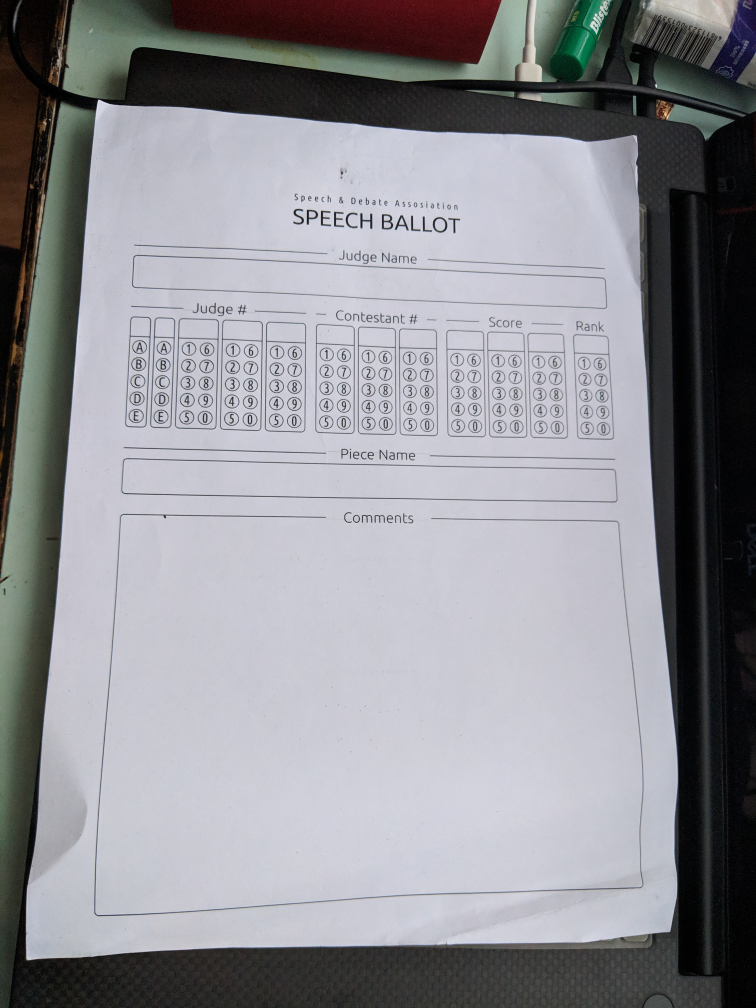
#> input picture test/2.jpg, 3024 x 4032 px (shown at 1/4 size)
$ python pyimgscan.py --image test/2.jpg
#> lines starting #> are read from the running program, lines starting #| are printed output that depends on the picture; after the words box and inside, x2 and y2 are one past the last pixel; in counts of white or black regions, pixels touching at a corner belong together
### cvtools.py
import numpy as np
import cv2

"""
List of functions:

* blank(shape, dtype = np.uint8, filler = '0')
    - creates a blank image (NumPy array) with either '0's or '1's

* simple_erode(img)
    - apply erosion with a 3x3 kernel and for 1 single iteration

* simple_dilate(img)
    - apply dilation with a 3x3 kernel and for 1 single iteration

* brightness_contrast(img, mult, add)
    - adjust the brightness and contrast of the image by multiplying and
      adding/subtracting values from the pixels;

* resize(img, width=None, height=None, inter=cv2.INTER_AREA)
    - resizes the image to the input height, width, or both

* get_outlines(img)
    - retrieve outlines (contours) of an input image

* order_points(pts)
    - arrange a list of corner points by coordinates, by the order of
      TOP-LEFT, TOP-RIGHT, BOTTOM-RIGHT, BOTTOM-LEFT

* perspective_transform(img, pts)
    - warps a deformed image into a straight, birds-eye view image,
      based on the corner points on the deformed image
"""


def blank(shape, dtype=np.uint8, filler="0"):
    """
    - creates a blank image (NumPy array) with either zeros or ones using
      built-in NumPy functions;
    - "shape" sets the shape of the blank image (array); takes tuples;
    - "dtype" sets the data type of the blank image, defaults to 8-bit
      unsigned integer; takes NumPy data-type objects;
    - "filler" sets the filler value of all pixels of the blank image, defaults
      to zeros; takes strings of either "0" or "1"
    """

    if filler == "0":
        blank = np.zeros(shape, dtype)

    elif filler == "1":
        blank = np.ones(shape, dtype)

    else:
        return "BAD FILLER VALUE; MUST BE STRINGS OF '0' OR '1'"

    return blank


def simple_erode(img):
    """
    - apply simple erosion to the input image using built-in OpenCV functions;
    - erosion kernel 3x3;
    - 1 single iteration
    """

    ekernel = np.ones((3, 3), np.uint8)
    eroded = cv2.erode(img, ekernel, iterations=1)

    return eroded


def simple_dilate(img):
    """
    - apply simple dilation to the input image using built-in OpenCV functions;
    - dilation kernel 3x3;
    - 1 single iteration
    """

    dkernel = np.ones((3, 3), np.uint8)
    dilated = cv2.dilate(img, dkernel, iterations=1)

    return dilated


def brightness_contrast(img, mult, add):
    """
    - allows brightness-contrast adjustment by multiplication and
      addition / subtraction of pixel values;
    - multiplication increases contrast while inevitably increasing overall
      brightness; set by "mult" parameter;
    - addition or subtraction increases or decreases value (brightness) of
      pixels; set by "add" parameter, use negative values for subtraction;
    """

    # multiply pixels by "mult", add by "add";
    # the multiplication will increase contrast, and adding/subtracting will
    # adjust the brightness
    adjusted = cv2.convertScaleAbs(img, alpha=float(mult), beta=float(add))

    return adjusted


# imutils resize() function.

def resize(img, width=None, height=None, inter=cv2.INTER_AREA):
    """
    initialize the dimensions of the input image and obtain
    the image size
    """

    dim = None
    (h, w) = img.shape[:2]

    # if both the width and height are None, then return the
    # original image
    if width is None and height is None:
        return img

    # check to see if the width is None
    if width is None:
        # calculate the ratio of the height and construct the
        # dimensions
        r = height / float(h)
        dim = (int(w * r), height)

    # otherwise, the height is None
    else:
        # calculate the ratio of the width and construct the
        # dimensions
        r = width / float(w)
        dim = (width, int(h * r))

    # resize the image
    resized = cv2.resize(img, dim, interpolation=inter)

    # return the resized image
    return resized


def get_outlines(img):
    """
    - find the possible outlines of the input image using a built-in OpenCV
      function;
    - the "RETR_LIST" retrieval mode returns a simple list of the found
      outlines;
    - the "cv2.CHAIN_APPROX_SIMPLE" approximation method returns coordinate
      points for the found outlines;
    - because the return of the contour function gives "contours", "heirarchy",
      we will only take the contours (outlines) for the current application
    """

    outlines = cv2.findContours(img, cv2.RETR_LIST, cv2.CHAIN_APPROX_SIMPLE)[0]
    return outlines


# 4-POINT PERSPECTIVE TRANSFORM FUNCTION SET.

"""
 - Call function "perspective_transform()";
 - Supply an input image, then 4 corner points;
 - The function will return the corrected image;
 - order_points() is a helper function
"""


def order_points(pts):
    """
    - returns a list of corner points in order
    - input "pts" will be a numpy array; will convert python list automatically;
    - "corners" list will go in the following order:
      0.    TOP-LEFT
      1.    TOP-RIGHT
      2. BOTTOM-RIGHT
      4. BOTTOM-LEFT
    """

    # automatically convert a python list to a numpy array
    if str(type(pts)) != "<class 'numpy.ndarray'>":
        pts = np.array(pts)

    # initialize an empty list to store the corner points
    corners = np.zeros((4, 2), dtype="float32")

    # figure out which set of coordinates are at which corner;

    # > the TOP-LEFT coordinates will have the smallest sum
    # > the BOTTOM-RIGHT coordinates will have the largest sum
    sums = pts.sum(axis=1)  # sum up all numbers horizontally
    corners[0] = pts[np.argmin(sums)]  # find out the TOP-LEFT coordinate
    corners[2] = pts[np.argmax(sums)]  # find out the BOTTOM-RIGHT coordinate

    # > the TOP-RIGHT coordinates will have the smallest difference
    # > the BOTTOM-LEFT coordinates will have the largest difference
    diffs = np.diff(pts, axis=1)
    corners[1] = pts[np.argmin(diffs)]
    corners[3] = pts[np.argmax(diffs)]

    return corners


def perspective_transform(img, pts):
    """
    - applies perspective transform to an image in order to straighten it,
      based on four given corner points
    - input "pts" will be a numpy array
    - returns a corrected image after applying perspective transform
    """

    # call the "order_points()" function to put corner points in order,
    # then assign each corner point to its respective variable
    corners_old = order_points(pts)
    tl, tr, br, bl = corners_old

    # calculate the WIDTH of the corrected image as follows:
    # > find the distance between the top points and the bottom points;
    # > find the maximum of the two distances, make it the new width.
    distT = np.sqrt(((tr[0] - tl[0]) ** 2) + ((tr[1] - tl[1]) ** 2))
    distB = np.sqrt(((br[0] - bl[0]) ** 2) + ((br[1] - bl[1]) ** 2))
    maxW = max(int(distT), int(distB))

    # calculate the HEIGHT of the corrected image as follows:
    # > find the distance between the left points and the right points;
    # > find the maximum of the two distances, make it the new height.
    distL = np.sqrt(((tl[0] - bl[0]) ** 2) + ((tl[1] - bl[1]) ** 2))
    distR = np.sqrt(((tr[0] - br[0]) ** 2) + ((tr[1] - br[1]) ** 2))
    maxH = max(int(distL), int(distR))

    # define corner points for the corrected image based on calculations
    # done above;
    # the same order of corners are followed
    corners_corrected = np.array(
        [[0, 0], [maxW - 1, 0], [maxW - 1, maxH - 1], [0, maxH - 1]], dtype="float32"
    )

    # using OpenCV, calculate a transform matrix then apply it to create
    # the corrected image
    matrix = cv2.getPerspectiveTransform(corners_old, corners_corrected)
    img_corrected = cv2.warpPerspective(img, matrix, (maxW, maxH))

    return img_corrected

### pyimgscan.py
import cv2
import argparse

from cvtools import resize
from cvtools import perspective_transform
from cvtools import get_outlines
from cvtools import simple_erode
from cvtools import simple_dilate
from cvtools import brightness_contrast
from cvtools import blank

# PARSE COMMAND-LINE ARGUMENTS WITH ARGPARSE
ap = argparse.ArgumentParser()
ap.add_argument(
    "-i", "--image", required=True, help="Path to the image to be corrected."
)
args = vars(ap.parse_args())

# READ INPUT IMAGE
img = cv2.imread(args["image"])
#> img is the input picture: shape (4032, 3024, 3); mean B, G, R 148.6, 143.2, 143

# if input image is empty, notify the user and quit program
if img is None:
    print()
    print("The file does not exist or is empty!")
    print("Please select a valid image file!")
    print()
    exit(0)  # exit code zero means a clean exit with no output/errors etc.


def pre_process(img):
    # increase contrast between paper and background
    img_adj = brightness_contrast(img, 1.56, -60)

    # calculate the ratio of the image to the new height, so it can be scaled back to the original size later
    scale = img_adj.shape[0] / 500.0

    # scale the image height down
    img_scaled = resize(img_adj, height=500)

    # convert image to grayscale
    img_gray = cv2.cvtColor(img_scaled, cv2.COLOR_BGR2GRAY)

    # apply gaussian blur with a 11x11 kernel
    img_gray = cv2.GaussianBlur(img_gray, (11, 11), 0)

    # apply canny edge detection
    img_edge = cv2.Canny(img_gray, 60, 245)

    # dilate the edge image to connect any small gaps
    img_edge = simple_dilate(img_edge)

    return img_adj, scale, img_scaled, img_edge


def get_hull(img_edge):
    # make a copy of the edge image because the following function manipulates the input
    img_temp_hull = img_edge.copy()

    # find outlines in the (newly copied) edge image
    outlines = get_outlines(img_temp_hull)

    # create a blank image for convex hull operation
    img_hull = blank(img_temp_hull.shape, img_temp_hull.dtype, "0")

    # draw convex hulls (fit polygon) for all outlines detected to 'img_contour'
    for outline in range(len(outlines)):
        hull = cv2.convexHull(outlines[outline])

        # parameters: source image, outlines (contours),
        #             contour index (-1 for all), color, thickness
        cv2.drawContours(img_hull, [hull], 0, 255, 3)

    # erode the hull image to make the outline closer to paper
    img_hull = simple_erode(img_hull)

    return img_hull


def get_corners(img_hull):
    # make a copy of the edge image because the following function manipulates the input
    img_outlines = img_hull.copy()

    # find outlines in the convex hull image
    outlines = get_outlines(img_outlines)

    # sort the outlines by area from large to small, and only take the largest 4 outlines
    outlines = sorted(outlines, key=cv2.contourArea, reverse=True)[:4]

    # loop over outlines
    for outline in outlines:
        # find the perimeter of each outline for use in approximation
        perimeter = cv2.arcLength(outline, True)

        # approximate a rough contour for each outline found, with (hopefully) 4 points (rectangular sheet of paper)
        # Douglas-Peuker Algorithm
        # FIRST OPTION is the input outline;
        # SECOND OPTION is the accuracy of approximation (epsilon), set to a percentage of the perimeter of the outline
        # THIRD OPTION is whether to assume an outline is closed, which in this case is (sheet of paper)
        approx = cv2.approxPolyDP(outline, 0.02 * perimeter, True)

        # if the approximation has 4 points, then assume it is correct, and assign points to the 'corners' variable
        if len(approx) == 4:
            corners = approx
            break

    return corners


# obtain the adjusted image, scaled image along with its scale factor, and the canny edge image
img_adj, scale, img_scaled, img_edge = pre_process(img)
#> in resize, `resized = cv2.resize(img, dim, interpolation=inter)`:
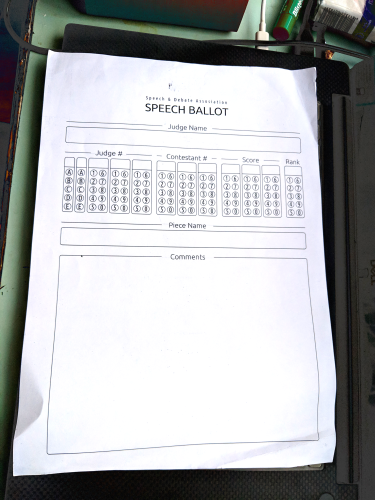
#> resized: shape (500, 375, 3); mean B, G, R 176.8, 175.5, 173.8
#> in pre_process, `img_gray = cv2.GaussianBlur(img_gray, (11, 11), 0)`:
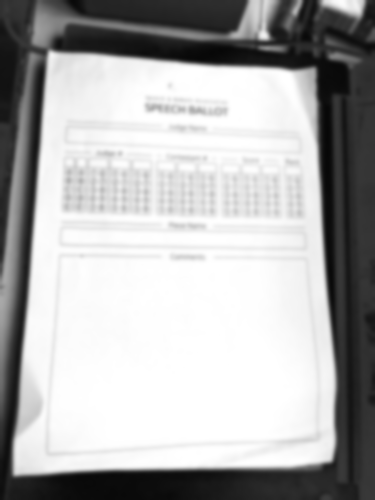
#> img_gray: shape (500, 375); min 7, max 255, mean 175.1
#> in pre_process, `img_edge = cv2.Canny(img_gray, 60, 245)`:
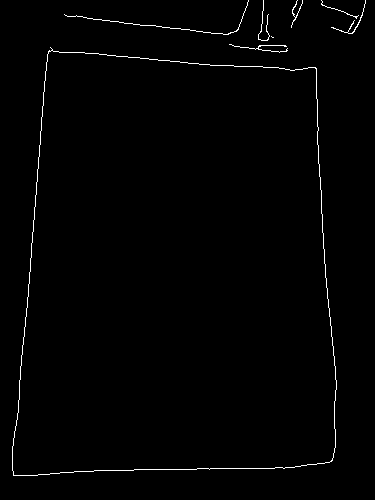
#> img_edge: shape (500, 375); 1.1% white in thin lines or dots, all inside (x1, y1, x2, y2) = (12, 0, 366, 476)
#> in simple_dilate, `dilated = cv2.dilate(img, dkernel, iterations=1)`:
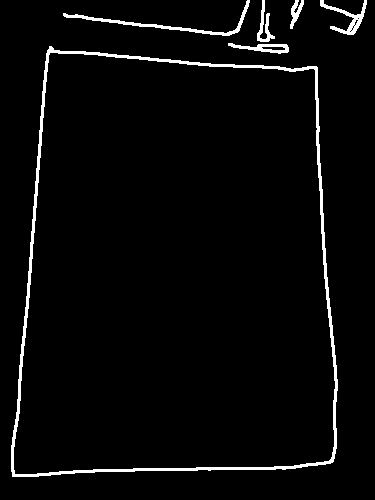
#> dilated: shape (500, 375); 3.4% white; 6 white regions
#> scale = 8.06

# perform convex hull on edge image to prevent incomplete outline
img_hull = get_hull(img_edge)
#> in get_outlines, `outlines = cv2.findContours(img, cv2.RETR_LIST, cv2.CHAIN_APPROX_SIMPL..`: outlines = 15 contours, 7 with area under 20; largest, box (x1, y1, x2, y2) and area: (11, 46, 338, 477) 122502, (13, 52, 336, 475) 119462, (63, 0, 250, 36) 486, (320, 0, 367, 35) 357, (228, 43, 289, 54) 301, (257, 0, 275, 42) 190, (290, 0, 304, 29) 138, (261, 46, 286, 51) 80
#> the loop in get_hull, `for outline in range(len(outlines)):` made 15 passes
#> hull on passes 5, 6, 9, 11: [[349, 31], [350, 30], [351, 31], [350, 32]], [[350, 30], [351, 29], [352, 30], [351, 31]], [[353, 25], [354, 24], [355, 25], [354, 26]], [[357, 18], [358, 17], [359, 18], [358, 19]]
#> after the loop in get_hull, `for outline in range(len(outlines)):`:
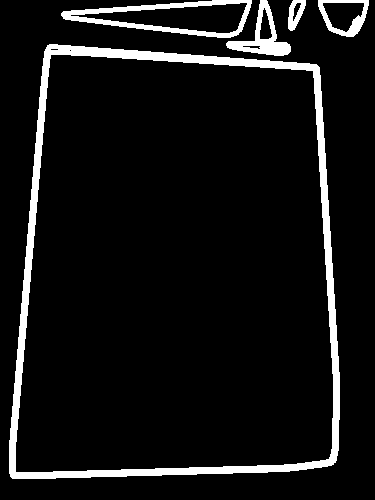
#> img_hull: shape (500, 375); 7.7% white; 5 white regions, box (x1, y1, x2, y2) and area: (9, 44, 340, 479) 10448, (61, 0, 252, 38) 1933, (226, 0, 291, 56) 1150, (318, 0, 369, 37) 668, (288, 0, 306, 31) 312
#> in simple_erode, `eroded = cv2.erode(img, ekernel, iterations=1)`:
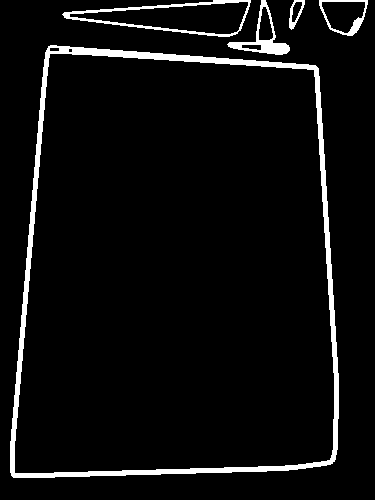
#> eroded: shape (500, 375); 5.3% white; 5 white regions

# obtain 4 corner points of the convex hull image
corners = get_corners(img_hull)
#> in get_outlines (call 2), `outlines = cv2.findContours(img, cv2.RETR_LIST, cv2.CHAIN_APPROX_SIMPL..`: outlines = 13 contours, 1 with area under 20; largest, box (x1, y1, x2, y2) and area: (10, 45, 339, 478) 126823, (14, 53, 335, 474) 120769, (62, 0, 251, 37) 4060, (69, 1, 249, 35) 3347, (319, 0, 368, 36) 1262
#> in get_corners, `outlines = sorted(outlines, key=cv2.contourArea, reverse=True)[:4]`: outlines = 4 contours; box (x1, y1, x2, y2) and area: (10, 45, 339, 478) 126823, (14, 53, 335, 474) 120769, (62, 0, 251, 37) 4060, (69, 1, 249, 35) 3347
#> the loop in get_corners, `for outline in outlines:` made 1 pass
#> (perimeter, corners) on pass 1: (1459.1, [[48, 46], [11, 475], [332, 463], [318, 68]])
#> corners = [[48, 46], [11, 475], [332, 463], [318, 68]]

# scale the corner points back to the original size of the image using the scale calculated previously
corners = corners.reshape(4, 2) * scale
#> corners = [[387.1, 370.9], [88.7, 3830.4], [2677.2, 3733.6], [2564.4, 548.4]]

# finally correct the perspective of the image by applying four-point perspective transform
img_corrected = perspective_transform(img_adj, corners)
#> in order_points, `sums = pts.sum(axis=1)`: sums = [758, 3919.1, 6410.9, 3112.7]
#> in order_points, `diffs = np.diff(pts, axis=1)`: diffs = [-16.13, 3741.7, 1056.4, -2016]
#> in perspective_transform, `corners_old = order_points(pts)`: corners_old = [[387.1, 370.9], [2564.4, 548.4], [2677.2, 3733.6], [88.7, 3830.4]]
#> in perspective_transform, `tl, tr, br, bl = corners_old`: tl = [387.1, 370.9]; tr = [2564.4, 548.4]; br = [2677.2, 3733.6]; bl = [88.7, 3830.4]
#> in perspective_transform, `distT = np.sqrt(((tr[0] - tl[0]) ** 2) + ((tr[1] - tl[1]) ** 2))`: distT = 2184.5
#> in perspective_transform, `distB = np.sqrt(((br[0] - bl[0]) ** 2) + ((br[1] - bl[1]) ** 2))`: distB = 2590.4
#> in perspective_transform, `maxW = max(int(distT), int(distB))`: maxW = 2590
#> in perspective_transform, `distL = np.sqrt(((tl[0] - bl[0]) ** 2) + ((tl[1] - bl[1]) ** 2))`: distL = 3472.3
#> in perspective_transform, `distR = np.sqrt(((tr[0] - br[0]) ** 2) + ((tr[1] - br[1]) ** 2))`: distR = 3187.3
#> in perspective_transform, `maxH = max(int(distL), int(distR))`: maxH = 3472
#> in perspective_transform, `corners_corrected = np.array( [[0, 0], [maxW - 1, 0], [maxW - 1, maxH ..`: corners_corrected = [[0, 0], [2589, 0], [2589, 3471], [0, 3471]]
#> in perspective_transform, `matrix = cv2.getPerspectiveTransform(corners_old, corners_corrected)`: matrix = [[1.1, 0.0946, -459.8], [-0.0974, 1.19, -405.6], [-3.89e-05, 5.3e-05, 1]]
#> in perspective_transform, `img_corrected = cv2.warpPerspective(img, matrix, (maxW, maxH))`:
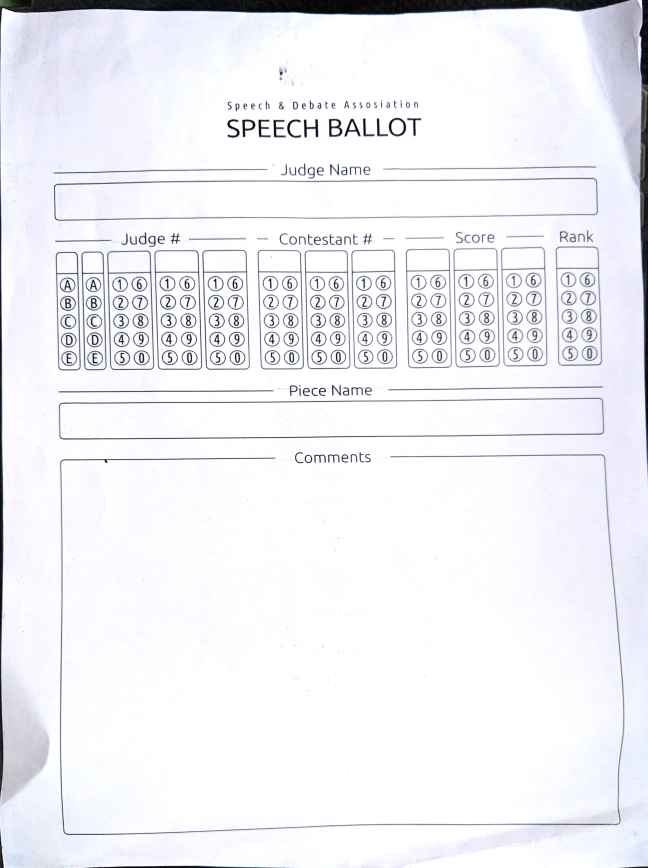
#> img_corrected: shape (3472, 2590, 3) (shown at 1/4 size); mean B, G, R 244.4, 239.3, 238.9

# write corrected image to file
cv2.imwrite("./corrected.png", img_corrected)

$ run again, on test/1.png
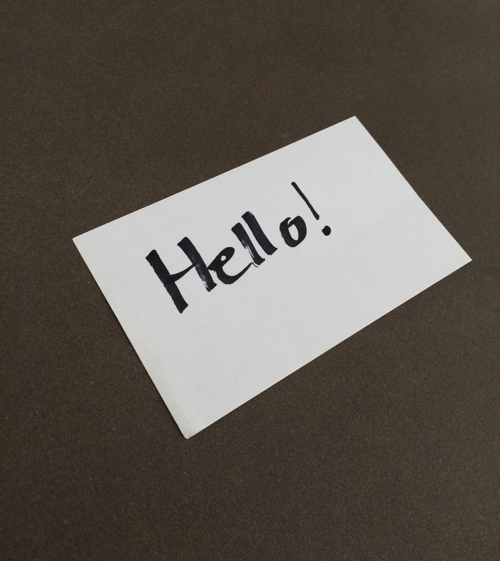
#> input picture test/1.png, 500 x 561 px
#> img is the input picture: shape (561, 500, 3); mean B, G, R 80.9, 88.6, 95.4
#> in pre_process, `img_edge = cv2.Canny(img_gray, 60, 245)`:
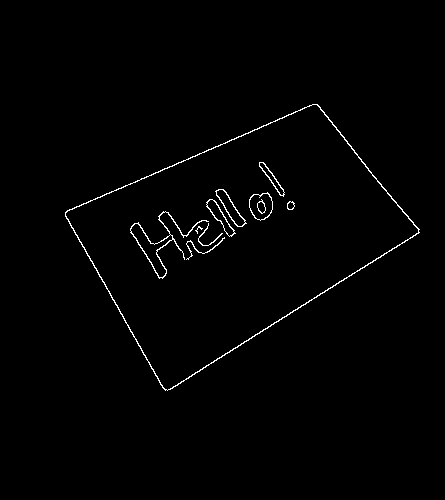
#> img_edge: shape (500, 445); 1.1% white in thin lines or dots, all inside (x1, y1, x2, y2) = (65, 104, 420, 391)
#> dilated: shape (500, 445); 3.2% white; 5 white regions
#> `img_adj, scale, img_scaled, img_edge = pre_process(img)`: scale = 1.12
#> in get_outlines, `outlines = cv2.findContours(img, cv2.RETR_LIST, cv2.CHAIN_APPROX_SIMPL..`: outlines = 56 contours, 43 with area under 20; largest, box (x1, y1, x2, y2) and area: (64, 103, 421, 392) 54248, (66, 105, 418, 389) 51249, (129, 188, 248, 280) 3426, (248, 191, 274, 222) 602, (160, 213, 213, 258) 482
#> the loop in get_hull, `for outline in range(len(outlines)):` made 56 passes
#> hull on passes 1, 2, 3, 5, 6, 7, 8, 9: [[211, 245], [212, 244], [213, 245], [212, 246]], [[212, 244], [213, 243], [214, 244], [213, 245]], [[214, 243], [215, 242], [216, 243], [215, 244]], [[215, 242], [216, 241], [217, 242], [216, 243]], [[216, 241], [217, 240], [218, 241], [217, 242]], [[164, 241], [165, 240], [166, 241], [165, 242]], [[217, 240], [218, 239], [219, 240], [218, 241]], [[165, 240], [166, 239], [167, 240], [166, 241]]
#> eroded: shape (500, 445); 3.8% white; 7 white regions
#> in get_outlines (call 2), `outlines = cv2.findContours(img, cv2.RETR_LIST, cv2.CHAIN_APPROX_SIMPL..`: outlines = 19 contours, 1 with area under 20; largest, box (x1, y1, x2, y2) and area: (63, 102, 422, 393) 55476, (67, 106, 417, 388) 51218, (128, 187, 249, 281) 6250, (166, 190, 225, 244) 1414, (161, 214, 211, 257) 878
#> in get_corners, `outlines = sorted(outlines, key=cv2.contourArea, reverse=True)[:4]`: outlines = 4 contours; box (x1, y1, x2, y2) and area: (63, 102, 422, 393) 55476, (67, 106, 417, 388) 51218, (128, 187, 249, 281) 6250, (166, 190, 225, 244) 1414
#> the loop in get_corners, `for outline in outlines:` made 1 pass
#> (perimeter, corners) on pass 1: (1019.5, [[317, 102], [63, 212], [165, 392], [421, 232]])
#> `corners = get_corners(img_hull)`: corners = [[317, 102], [63, 212], [165, 392], [421, 232]]
#> `corners = corners.reshape(4, 2) * scale`: corners = [[355.7, 114.4], [70.69, 237.9], [185.1, 439.8], [472.4, 260.3]]
#> sums = [470.1, 308.6, 625, 732.7]
#> diffs = [-241.2, 167.2, 254.7, -212.1]
#> corners_old = [[70.69, 237.9], [355.7, 114.4], [472.4, 260.3], [185.1, 439.8]]
#> tl = [70.69, 237.9]; tr = [355.7, 114.4]; br = [472.4, 260.3]; bl = [185.1, 439.8]
#> distT = 310.6
#> distB = 338.7
#> maxW = 338
#> distL = 232.1
#> distR = 186.8
#> maxH = 232
#> corners_corrected = [[0, 0], [337, 0], [337, 231], [0, 231]]
#> matrix = [[0.912, -0.517, 58.47], [0.536, 1.24, -332.4], [-0.000423, 0.00097, 1]]
#> in perspective_transform, `img_corrected = cv2.warpPerspective(img, matrix, (maxW, maxH))`:
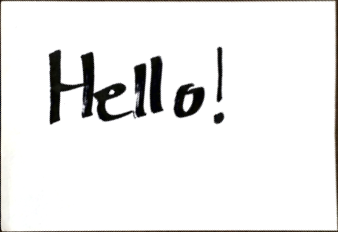
#> img_corrected: shape (232, 338, 3); mean B, G, R 237, 237.5, 237.9
